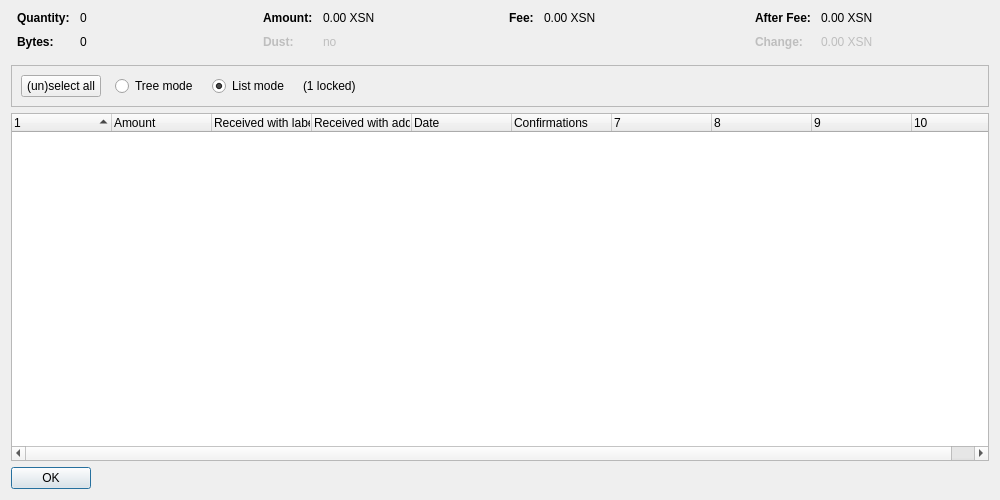
<?xml version="1.0" encoding="UTF-8"?>
<ui version="4.0">
 <class>CoinControlDialog</class>
 <widget class="QDialog" name="CoinControlDialog">
  <property name="geometry">
   <rect>
    <x>0</x>
    <y>0</y>
    <width>1000</width>
    <height>500</height>
   </rect>
  </property>
  <property name="windowTitle">
   <string>Coin Selection</string>
  </property>
  <layout class="QVBoxLayout" name="verticalLayout">
   <item>
    <layout class="QHBoxLayout" name="horizontalLayoutTop" stretch="0,0,0,0">
     <property name="topMargin">
      <number>0</number>
     </property>
     <property name="bottomMargin">
      <number>10</number>
     </property>
     <item>
      <layout class="QFormLayout" name="formLayoutCoinControl1">
       <property name="horizontalSpacing">
        <number>10</number>
       </property>
       <property name="verticalSpacing">
        <number>10</number>
       </property>
       <property name="leftMargin">
        <number>6</number>
       </property>
       <property name="rightMargin">
        <number>6</number>
       </property>
       <item row="0" column="0">
        <widget class="QLabel" name="labelCoinControlQuantityText">
         <property name="font">
          <font>
           <weight>75</weight>
           <bold>true</bold>
          </font>
         </property>
         <property name="text">
          <string>Quantity:</string>
         </property>
        </widget>
       </item>
       <item row="0" column="1">
        <widget class="QLabel" name="labelCoinControlQuantity">
         <property name="cursor">
          <cursorShape>IBeamCursor</cursorShape>
         </property>
         <property name="contextMenuPolicy">
          <enum>Qt::ActionsContextMenu</enum>
         </property>
         <property name="text">
          <string notr="true">0</string>
         </property>
         <property name="textInteractionFlags">
          <set>Qt::LinksAccessibleByMouse|Qt::TextSelectableByKeyboard|Qt::TextSelectableByMouse</set>
         </property>
        </widget>
       </item>
       <item row="1" column="0">
        <widget class="QLabel" name="labelCoinControlBytesText">
         <property name="font">
          <font>
           <weight>75</weight>
           <bold>true</bold>
          </font>
         </property>
         <property name="text">
          <string>Bytes:</string>
         </property>
        </widget>
       </item>
       <item row="1" column="1">
        <widget class="QLabel" name="labelCoinControlBytes">
         <property name="cursor">
          <cursorShape>IBeamCursor</cursorShape>
         </property>
         <property name="contextMenuPolicy">
          <enum>Qt::ActionsContextMenu</enum>
         </property>
         <property name="text">
          <string notr="true">0</string>
         </property>
         <property name="textInteractionFlags">
          <set>Qt::LinksAccessibleByMouse|Qt::TextSelectableByKeyboard|Qt::TextSelectableByMouse</set>
         </property>
        </widget>
       </item>
      </layout>
     </item>
     <item>
      <layout class="QFormLayout" name="formLayoutCoinControl2">
       <property name="horizontalSpacing">
        <number>10</number>
       </property>
       <property name="verticalSpacing">
        <number>10</number>
       </property>
       <property name="leftMargin">
        <number>6</number>
       </property>
       <property name="rightMargin">
        <number>6</number>
       </property>
       <item row="0" column="0">
        <widget class="QLabel" name="labelCoinControlAmountText">
         <property name="font">
          <font>
           <weight>75</weight>
           <bold>true</bold>
          </font>
         </property>
         <property name="text">
          <string>Amount:</string>
         </property>
        </widget>
       </item>
       <item row="0" column="1">
        <widget class="QLabel" name="labelCoinControlAmount">
         <property name="cursor">
          <cursorShape>IBeamCursor</cursorShape>
         </property>
         <property name="contextMenuPolicy">
          <enum>Qt::ActionsContextMenu</enum>
         </property>
         <property name="text">
          <string notr="true">0.00 XSN</string>
         </property>
         <property name="textInteractionFlags">
          <set>Qt::LinksAccessibleByMouse|Qt::TextSelectableByKeyboard|Qt::TextSelectableByMouse</set>
         </property>
        </widget>
       </item>
       <item row="1" column="0">
        <widget class="QLabel" name="labelCoinControlLowOutputText">
         <property name="enabled">
          <bool>false</bool>
         </property>
         <property name="font">
          <font>
           <weight>75</weight>
           <bold>true</bold>
          </font>
         </property>
         <property name="text">
          <string>Dust:</string>
         </property>
        </widget>
       </item>
       <item row="1" column="1">
        <widget class="QLabel" name="labelCoinControlLowOutput">
         <property name="enabled">
          <bool>false</bool>
         </property>
         <property name="cursor">
          <cursorShape>IBeamCursor</cursorShape>
         </property>
         <property name="contextMenuPolicy">
          <enum>Qt::ActionsContextMenu</enum>
         </property>
         <property name="text">
          <string notr="true">no</string>
         </property>
         <property name="textInteractionFlags">
          <set>Qt::LinksAccessibleByMouse|Qt::TextSelectableByKeyboard|Qt::TextSelectableByMouse</set>
         </property>
        </widget>
       </item>
      </layout>
     </item>
     <item>
      <layout class="QFormLayout" name="formLayoutCoinControl3">
       <property name="horizontalSpacing">
        <number>10</number>
       </property>
       <property name="verticalSpacing">
        <number>10</number>
       </property>
       <property name="leftMargin">
        <number>6</number>
       </property>
       <property name="rightMargin">
        <number>6</number>
       </property>
       <item row="0" column="0">
        <widget class="QLabel" name="labelCoinControlFeeText">
         <property name="font">
          <font>
           <weight>75</weight>
           <bold>true</bold>
          </font>
         </property>
         <property name="text">
          <string>Fee:</string>
         </property>
        </widget>
       </item>
       <item row="0" column="1">
        <widget class="QLabel" name="labelCoinControlFee">
         <property name="cursor">
          <cursorShape>IBeamCursor</cursorShape>
         </property>
         <property name="contextMenuPolicy">
          <enum>Qt::ActionsContextMenu</enum>
         </property>
         <property name="text">
          <string notr="true">0.00 XSN</string>
         </property>
         <property name="textInteractionFlags">
          <set>Qt::LinksAccessibleByMouse|Qt::TextSelectableByKeyboard|Qt::TextSelectableByMouse</set>
         </property>
        </widget>
       </item>
      </layout>
     </item>
     <item>
      <layout class="QFormLayout" name="formLayoutCoinControl4">
       <property name="horizontalSpacing">
        <number>10</number>
       </property>
       <property name="verticalSpacing">
        <number>10</number>
       </property>
       <property name="leftMargin">
        <number>6</number>
       </property>
       <property name="rightMargin">
        <number>6</number>
       </property>
       <item row="0" column="0">
        <widget class="QLabel" name="labelCoinControlAfterFeeText">
         <property name="font">
          <font>
           <weight>75</weight>
           <bold>true</bold>
          </font>
         </property>
         <property name="text">
          <string>After Fee:</string>
         </property>
        </widget>
       </item>
       <item row="0" column="1">
        <widget class="QLabel" name="labelCoinControlAfterFee">
         <property name="cursor">
          <cursorShape>IBeamCursor</cursorShape>
         </property>
         <property name="contextMenuPolicy">
          <enum>Qt::ActionsContextMenu</enum>
         </property>
         <property name="text">
          <string notr="true">0.00 XSN</string>
         </property>
         <property name="textInteractionFlags">
          <set>Qt::LinksAccessibleByMouse|Qt::TextSelectableByKeyboard|Qt::TextSelectableByMouse</set>
         </property>
        </widget>
       </item>
       <item row="1" column="0">
        <widget class="QLabel" name="labelCoinControlChangeText">
         <property name="enabled">
          <bool>false</bool>
         </property>
         <property name="font">
          <font>
           <weight>75</weight>
           <bold>true</bold>
          </font>
         </property>
         <property name="text">
          <string>Change:</string>
         </property>
        </widget>
       </item>
       <item row="1" column="1">
        <widget class="QLabel" name="labelCoinControlChange">
         <property name="enabled">
          <bool>false</bool>
         </property>
         <property name="cursor">
          <cursorShape>IBeamCursor</cursorShape>
         </property>
         <property name="contextMenuPolicy">
          <enum>Qt::ActionsContextMenu</enum>
         </property>
         <property name="text">
          <string notr="true">0.00 XSN</string>
         </property>
         <property name="textInteractionFlags">
          <set>Qt::LinksAccessibleByMouse|Qt::TextSelectableByKeyboard|Qt::TextSelectableByMouse</set>
         </property>
        </widget>
       </item>
      </layout>
     </item>
    </layout>
   </item>
   <item>
    <widget class="QFrame" name="frame">
     <property name="minimumSize">
      <size>
       <width>0</width>
       <height>40</height>
      </size>
     </property>
     <property name="frameShape">
      <enum>QFrame::StyledPanel</enum>
     </property>
     <property name="frameShadow">
      <enum>QFrame::Sunken</enum>
     </property>
     <layout class="QHBoxLayout" name="horizontalLayout">
      <item>
       <layout class="QHBoxLayout" name="horizontalLayoutPanel" stretch="0,0,0,0,0">
        <property name="spacing">
         <number>14</number>
        </property>
        <item>
         <widget class="QPushButton" name="pushButtonSelectAll">
          <property name="sizePolicy">
           <sizepolicy hsizetype="Maximum" vsizetype="Fixed">
            <horstretch>0</horstretch>
            <verstretch>0</verstretch>
           </sizepolicy>
          </property>
          <property name="text">
           <string>(un)select all</string>
          </property>
          <property name="autoDefault">
           <bool>false</bool>
          </property>
         </widget>
        </item>
        <item>
         <widget class="QRadioButton" name="radioTreeMode">
          <property name="sizePolicy">
           <sizepolicy hsizetype="Maximum" vsizetype="Fixed">
            <horstretch>0</horstretch>
            <verstretch>0</verstretch>
           </sizepolicy>
          </property>
          <property name="text">
           <string>Tree mode</string>
          </property>
         </widget>
        </item>
        <item>
         <widget class="QRadioButton" name="radioListMode">
          <property name="sizePolicy">
           <sizepolicy hsizetype="Maximum" vsizetype="Fixed">
            <horstretch>0</horstretch>
            <verstretch>0</verstretch>
           </sizepolicy>
          </property>
          <property name="text">
           <string>List mode</string>
          </property>
          <property name="checked">
           <bool>true</bool>
          </property>
         </widget>
        </item>
        <item>
         <widget class="QLabel" name="labelLocked">
          <property name="text">
           <string notr="true">(1 locked)</string>
          </property>
         </widget>
        </item>
        <item>
         <spacer name="horizontalSpacer">
          <property name="orientation">
           <enum>Qt::Horizontal</enum>
          </property>
          <property name="sizeHint" stdset="0">
           <size>
            <width>40</width>
            <height>20</height>
           </size>
          </property>
         </spacer>
        </item>
       </layout>
      </item>
     </layout>
    </widget>
   </item>
   <item>
    <widget class="CoinControlTreeWidget" name="treeWidget">
     <property name="contextMenuPolicy">
      <enum>Qt::CustomContextMenu</enum>
     </property>
     <property name="sortingEnabled">
      <bool>false</bool>
     </property>
     <property name="columnCount">
      <number>10</number>
     </property>
     <attribute name="headerShowSortIndicator" stdset="0">
      <bool>true</bool>
     </attribute>
     <attribute name="headerStretchLastSection">
      <bool>false</bool>
     </attribute>
     <column>
      <property name="text">
       <string/>
      </property>
     </column>
     <column>
      <property name="text">
       <string>Amount</string>
      </property>
     </column>
     <column>
      <property name="text">
       <string>Received with label</string>
      </property>
     </column>
     <column>
      <property name="text">
       <string>Received with address</string>
      </property>
     </column>
     <column>
      <property name="text">
       <string>Date</string>
      </property>
     </column>
     <column>
      <property name="text">
       <string>Confirmations</string>
      </property>
      <property name="toolTip">
       <string>Confirmed</string>
      </property>
     </column>
     <column>
      <property name="text">
       <string/>
      </property>
     </column>
     <column>
      <property name="text">
       <string/>
      </property>
     </column>
     <column>
      <property name="text">
       <string/>
      </property>
     </column>
     <column>
      <property name="text">
       <string/>
      </property>
     </column>
    </widget>
   </item>
   <item>
    <widget class="QDialogButtonBox" name="buttonBox">
     <property name="sizePolicy">
      <sizepolicy hsizetype="Maximum" vsizetype="Fixed">
       <horstretch>0</horstretch>
       <verstretch>0</verstretch>
      </sizepolicy>
     </property>
     <property name="orientation">
      <enum>Qt::Horizontal</enum>
     </property>
     <property name="standardButtons">
      <set>QDialogButtonBox::Ok</set>
     </property>
    </widget>
   </item>
  </layout>
 </widget>
 <customwidgets>
  <customwidget>
   <class>CoinControlTreeWidget</class>
   <extends>QTreeWidget</extends>
   <header>qt/coincontroltreewidget.h</header>
  </customwidget>
 </customwidgets>
 <resources/>
 <connections/>
</ui>
